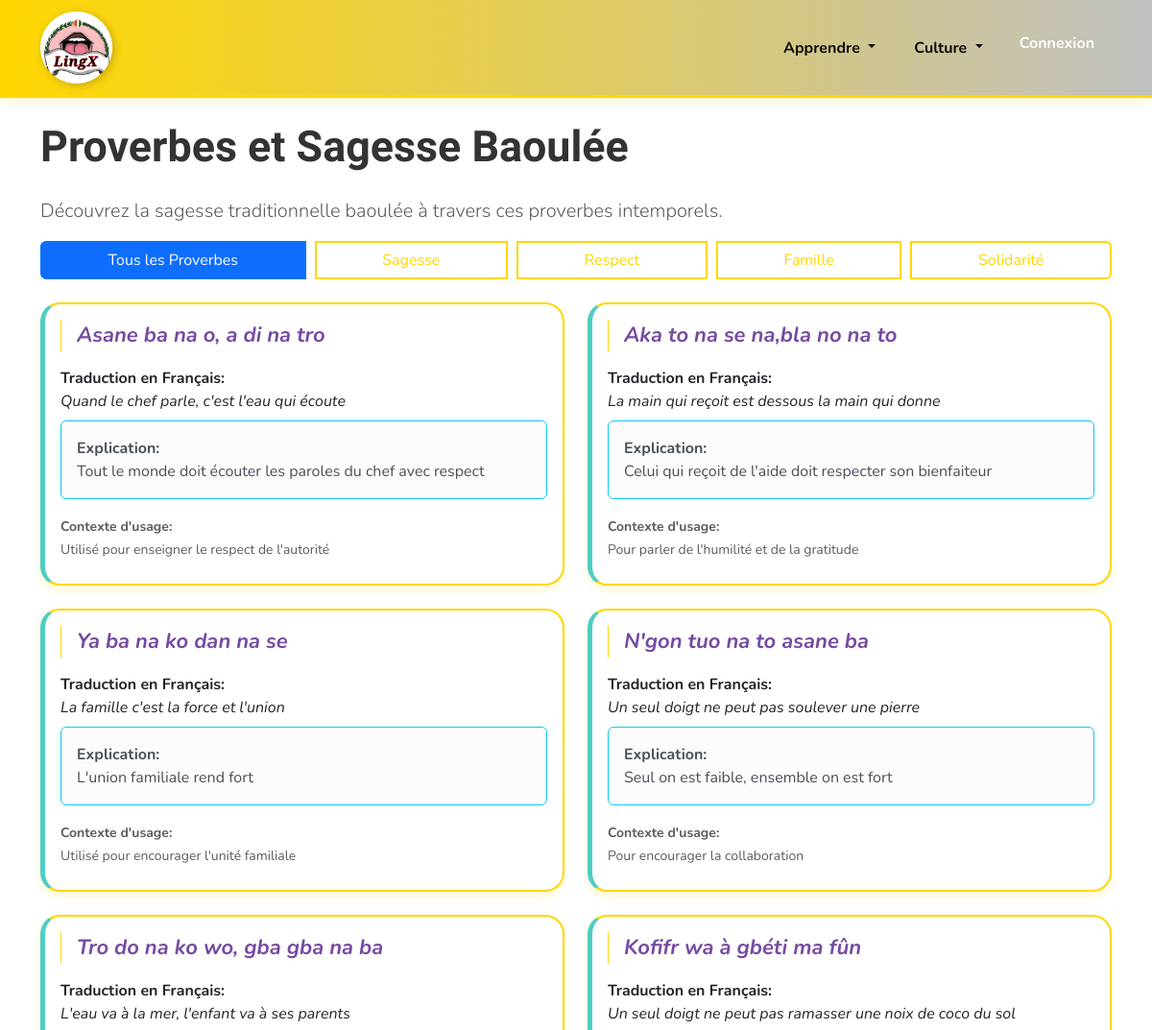
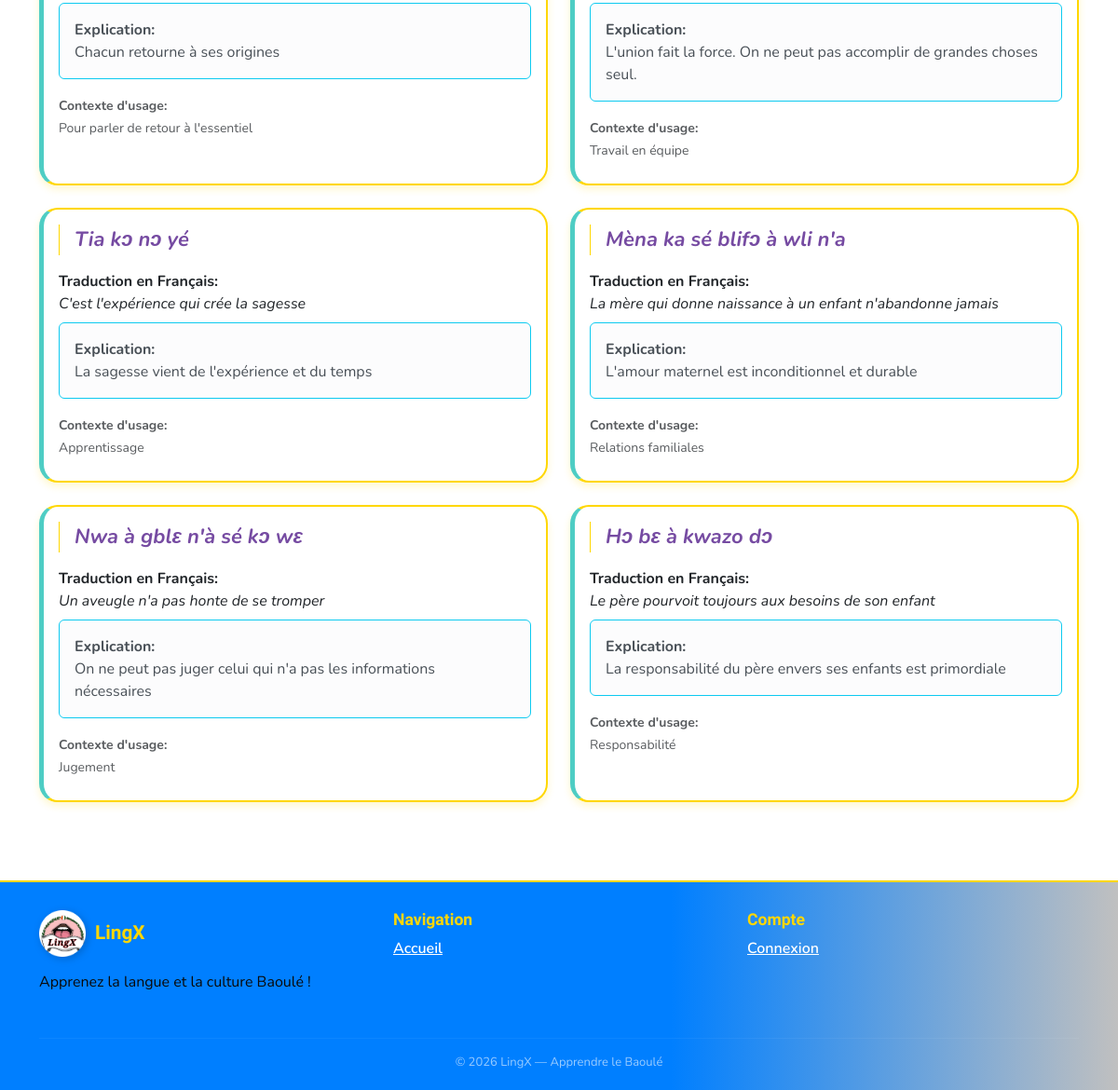
/proverbs/, run on the app's committed database (2 pictures, top to bottom).
### lingx/models.py (models this page shows, shortened)
class Proverb(models.Model):
    proverb_baule = models.TextField()
    proverb_french = models.TextField()
    meaning = models.TextField(help_text="Explication du proverbe")
    usage_context = models.CharField(max_length=200, blank=True)
    category = models.CharField(max_length=100, blank=True, help_text="Ex: Sagesse, Famille, Travail")
    audio_file = models.FileField(upload_to='audio/proverbs/', blank=True, null=True)
    order = models.IntegerField(default=0)
    created_at = models.DateTimeField(auto_now_add=True)
    class Meta:
        ordering = ['order']

### lingx/views.py (the view)
# urls.py: path('proverbs/', views.proverbs_view, name='proverbs'),
def proverbs_view(request):
    category = request.GET.get('category', '')
    if category:
        proverbs = Proverb.objects.filter(category=category)
        categories = Proverb.objects.values_list('category', flat=True).distinct()
    else:
        proverbs = Proverb.objects.all()
        categories = Proverb.objects.values_list('category', flat=True).distinct()
    context = {
        'proverbs': proverbs,
        'categories': categories,
        'selected_category': category,
    }
    return render(request, 'proverbs.html', context)

### lingx/context_processors.py (called while the page is built, shortened)
def sous_groupes_images(request):
    repo_static = Path(__file__).resolve().parents[2] / 'static'
    images_dir = repo_static / 'images' / 'SOUS GROUPES'
    if not images_dir.exists() or not images_dir.is_dir():
        return {'sous_groupes_images': []}

### templates/proverbs.html (shortened to what this page needs)
{% extends 'base.html' %} {% load static %} {% block content %}
<div class="container mt-4">
  <h1>Proverbes et Sagesse Baoulée</h1>
  <p class="lead text-muted">
    Découvrez la sagesse traditionnelle baoulée à travers ces proverbes
    intemporels.
  </p>
  {% if categories %}
  <div class="mb-4">
    <div class="btn-group flex-wrap" role="group">
      <a
        href="{% url 'proverbs' %}"
        class="btn btn-outline-primary {% if not selected_category %}active{% endif %}"
      >
        Tous les Proverbes
      </a>
      {% for category in categories %}
      <a
        href="?category={{ category }}"
        class="btn btn-outline-primary {% if selected_category == category %}active{% endif %}"
      >
        {{ category }}
      </a>
      {% endfor %}
    </div>
  </div>
  {% endif %}
  <div class="row">
    {% for proverb in proverbs %}
    <div class="col-md-6 mb-4">
      <div
        class="card proverb-card h-100 position-relative"
        style="min-height: 240px"
      >
        <div class="card-body baoule-content">
          <blockquote class="blockquote mb-3 border-start ps-3 border-warning">
            <p class="mb-0">
              <strong class="proverb-baule">{{ proverb.proverb_baule }}</strong>
            </p>
          </blockquote>
          <p class="card-text mb-2">
            <strong>Traduction en Français:</strong><br />
            <em>{{ proverb.proverb_french }}</em>
          </p>
          <div class="alert alert-light border-start border-info">
            <strong>Explication:</strong><br />
            {{ proverb.meaning }}
          </div>
          {% if proverb.usage_context %}
          <p class="card-text mb-2">
            <small class="text-muted">
              <strong>Contexte d'usage:</strong><br />
              {{ proverb.usage_context }}
            </small>
          </p>
          {% endif %}
        </div>
      </div>
    </div>
    {% empty %}
    <div class="col-12">
      <div class="alert alert-warning">
        Aucun proverbe trouvé pour cette catégorie.
      </div>
    </div>
    {% endfor %}
  </div>
</div>
{% endblock %}

### templates/base.html (shortened to what this page needs)
{% load static %}
<!doctype html>
<html lang="fr">
  <head>
    <link
      href="https://cdn.jsdelivr.net/npm/bootstrap@5.3.0/dist/css/bootstrap.min.css"
      rel="stylesheet"
    />
    <link rel="stylesheet" href="{% static 'css/esatic-theme.css' %}" />
    <link rel="stylesheet" href="{% static 'css/duolingo-baoule.css' %}" />
  </head>
  <body>
    <nav class="navbar navbar-expand-lg sticky-top">
      <div class="container">
        <a
          class="navbar-brand"
          href="{% url 'home' %}"
          style="display: flex; align-items: center; padding: 0"
        >
          <img
            src="{% static 'images/lingx_circular.png' %}"
            alt="LingX Logo"
            style="
              width: 75px;
              height: 75px;
              object-fit: contain;
              filter: drop-shadow(2px 2px 4px rgba(0, 0, 0, 0.2));
            "
          />
        </a>
        <div class="collapse navbar-collapse" id="navbarNav">
          <ul class="navbar-nav ms-auto">
            <li class="nav-item dropdown">
              <a
                class="nav-link dropdown-toggle"
                href="#"
                role="button"
                data-bs-toggle="dropdown"
              >
                Apprendre
              </a>
            </li>
            <li class="nav-item dropdown">
              <a
                class="nav-link dropdown-toggle"
                href="#"
                role="button"
                data-bs-toggle="dropdown"
              >
                Culture
              </a>
            </li>
            {% if user.is_authenticated %}
            <li class="nav-item">
              <a class="nav-link" href="{% url 'dashboard' %}">
                Tableau de bord</a
              >
            </li>
            <li class="nav-item dropdown">
              <a
                class="nav-link dropdown-toggle"
                href="#"
                role="button"
                data-bs-toggle="dropdown"
              >
                Communauté
              </a>
              <ul class="dropdown-menu">
                <li>
                  <a class="dropdown-item" href="{% url 'leaderboard' %}">
                    Classement</a
                  >
                </li>
                <li>
                  <a class="dropdown-item" href="{% url 'community' %}">
                    Communauté</a
                  >
                </li>
              </ul>
            </li>
            <li class="nav-item dropdown">
              <a
                class="nav-link dropdown-toggle"
                href="#"
                role="button"
                data-bs-toggle="dropdown"
              >
                {{ user.username }}
              </a>
              <ul class="dropdown-menu dropdown-menu-end">
                <li>
                  <a class="dropdown-item" href="{% url 'profile' %}">Profil</a>
                </li>
                <li>
                  <a class="dropdown-item" href="{% url 'stats' %}"> Stats</a>
                </li>
                <li><hr class="dropdown-divider" /></li>
                <li><hr class="dropdown-divider" /></li>
                <li>
                  <a class="dropdown-item" href="{% url 'about' %}">À propos</a>
                </li>
                <li>
                  <a class="dropdown-item" href="{% url 'contact' %}">Contact</a>
                </li>
                <li>
                  <a class="dropdown-item" href="{% url 'guide' %}">Guide</a>
                </li>
                <li>
                  <a
                    class="dropdown-item text-danger"
                    href="{% url 'logout' %}"
                  >
                    Déconnexion</a
                  >
                </li>
              </ul>
            </li>
            {% else %}
            <li class="nav-item">
              <a
                class="nav-link"
                href="{% url 'login' %}"
                style="
                  background: var(--bleu-principal);
                  border-radius: 20px;
                  color: #fff !important;
                  padding: 7px 18px !important;
                "
              >
                Connexion
              </a>
            </li>
            {% endif %}
          </ul>
        </div>
      </div>
    </nav>
    <main>{% block content %}{% endblock %}</main>
    <footer style="margin-top: 60px; padding: 30px 0 20px">
      <div class="container">
        <div class="row">
          <div class="col-md-4 mb-3">
            <div style="display: flex; align-items: center; gap: 10px; margin-bottom: 15px;">
              <img
                src="{% static 'images/lingx_circular.png' %}"
                alt="LingX Logo"
                style="
                  width: 50px;
                  height: 50px;
                  object-fit: contain;
                  filter: drop-shadow(2px 2px 4px rgba(0, 0, 0, 0.2));
                "
              />
              <h5
                style="
                  color: var(--or);
                  font-family: &quot;Baloo 2&quot;, cursive;
                  font-weight: 800;
                  margin: 0;
                "
              >
                LingX
              </h5>
            </div>
            <p>Apprenez la langue et la culture Baoulé !</p>
          </div>
          <div class="col-md-4 mb-3">
            <h6 style="color: var(--or)">Navigation</h6>
            <ul class="list-unstyled">
              <li>
                <a href="{% url 'home' %}" style="color: #fff"> Accueil</a>
              </li>
            </ul>
          </div>
          <div class="col-md-4 mb-3">
            <h6 style="color: var(--or)">Compte</h6>
            <ul class="list-unstyled">
              {% if user.is_authenticated %}
              <li>
                <a href="{% url 'profile' %}" style="color: #fff">Mon profil</a>
              </li>
              {% else %}
              <li>
                <a href="{% url 'login' %}" style="color: #fff"> Connexion</a>
              </li>
              {% endif %}
            </ul>
          </div>
        </div>
        <hr style="border-color: rgba(255, 255, 255, 0.2)" />
        <p
          class="text-center mb-0"
          style="color: rgba(255, 255, 255, 0.6); font-size: 13px"
        >
          © 2026 LingX — Apprendre le Baoulé
        </p>
      </div>
    </footer>
  </body>
</html>

### static/css/esatic-theme.css (style rules this page uses)
:root { --primary-color: #ffd700; --secondary-color: #c0c0c0; --success-color: #66BB6A; --warning-color: #ffd700; --danger-color: #EF5350; --dark-color: #000000; --light-color: #ffffff; --gradient: linear-gradient(135deg, #ffd700 0%, #c0c0c0 100%); }
body { font-family: 'Inter', -apple-system, BlinkMacSystemFont, 'Segoe UI', sans-serif; background: #ffffff; min-height: 100vh; color: #000000; }
.navbar { background: var(--gradient) !important; backdrop-filter: blur(10px); box-shadow: 0 4px 8px rgba(255, 215, 0, 0.2); }
.navbar-brand { font-weight: 700; font-size: 1.5rem; font-family: 'Playfair Display', serif; color: #000000 !important; }
.nav-link { color: #000000 !important; font-weight: 600; }
.btn-outline-primary { border: 2px solid #ffd700; color: #ffd700; background: transparent; }
.card { border: 2px solid #ffd700; border-radius: 20px; box-shadow: 0 4px 8px rgba(255, 215, 0, 0.2); transition: all 0.3s ease; overflow: hidden; background: white; }
.border-warning { border-color: #ffd700 !important; }

### static/css/duolingo-baoule.css (style rules this page uses)
:root { --or: #FFD700; --or-clair: #FFED4E; --or-sombre: #CCB000; --argent: #C0C0C0; --argent-clair: #E8E8E8; --argent-sombre: #A9A9A9; --bleu: #007FFF; --bleu-nuit: #003F7F; --bleu-clair: #4DA6FF; --orange-red: #FF4500; --blanc: #FFFFFF; --noir-doux: #0A0A0A; --gris-fond: #F4F6F8; --texte: #333333; --gradient-navbar: linear-gradient(90deg, #FFD700 0%, #C0C0C0 100%); --gold: #FFD700; --gold-dark: #CCB000; --brun: #003F7F; --vert: #4CAF50; --noir: #007FFF; --creme: #FFF8E7; --rouge: #FF4500; --bleu-old: #007FFF; --orange: #FF4500; --vert-clair: #E8F5E9; --rouge-clair: #FFEBEE; --bleu-clair-old: #E3F2FD; --gris: #F4F6F8; }
body { font-family: 'Nunito', sans-serif; color: var(--texte); }
h1, h2, h3, h4, h5, h6, .section-title { font-family: 'Baloo 2', cursive; font-weight: 700; }

### templates/base.html (style rules this page uses)
:root { --or: #ffd700; --or-clair: #ffed4e; --or-sombre: #ccb000; --argent: #c0c0c0; --argent-clair: #e8e8e8; --bleu: #007fff; --bleu-nuit: #003f7f; --bleu-clair: #4da6ff; --orange-red: #ff4500; }
.navbar { background: linear-gradient(90deg, #ffd700 0%, #c0c0c0 100%) !important; border-bottom: 3px solid #ffd700; padding: 12px 0 !important; min-height: auto; }
.navbar .nav-link { color: #0a0a0a !important; font-weight: 700 !important; font-size: 16px !important; padding: 12px 20px !important; transition: all 0.2s; }
footer { background: linear-gradient( 90deg, #007fff 0%, #007fff 60%, #c0c0c0 100% ); color: #0a0a0a; border-top: 2px solid #ffd700; }
footer a { color: #0a0a0a; font-weight: 600; transition: all 0.2s; }
footer h5, footer h6 { color: #0a0a0a; font-weight: 800; }
h1 { font-size: 2.8rem !important; font-weight: 900 !important; margin-bottom: 25px !important; }
h5 { font-size: 1.3rem !important; font-weight: 600 !important; }
h6 { font-size: 1.1rem !important; font-weight: 600 !important; }

### templates/proverbs.html (style rules this page uses)
.proverb-card { border-left: 5px solid #4ecdc4; transition: transform 0.3s, box-shadow 0.3s; }
.proverb-baule { color: #764ba2; font-style: italic; font-size: 1.1em; }
.btn-group { display: flex; flex-wrap: wrap; gap: 10px; }

### data on the page
Proverb: proverb_baule "Asane ba na o, a di na tro", proverb_french "Quand le chef parle, c'est l'eau qui écoute", meaning "Tout le monde doit écouter les paroles du chef avec respect", usage_context "Utilisé pour enseigner le respect de l'autorité"
Proverb: proverb_baule "Aka to na se na,bla no na to", proverb_french "La main qui reçoit est dessous la main qui donne", meaning "Celui qui reçoit de l'aide doit respecter son bienfaiteur", usage_context "Pour parler de l'humilité et de la gratitude"
Proverb: proverb_baule "Ya ba na ko dan na se", proverb_french "La famille c'est la force et l'union", meaning "L'union familiale rend fort", usage_context "Utilisé pour encourager l'unité familiale"
Proverb: proverb_baule "N'gon tuo na to asane ba", proverb_french "Un seul doigt ne peut pas soulever une pierre", meaning "Seul on est faible, ensemble on est fort", usage_context "Pour encourager la collaboration"
Proverb: proverb_baule "Tro do na ko wo, gba gba na ba", proverb_french "L'eau va à la mer, l'enfant va à ses parents", meaning "Chacun retourne à ses origines", usage_context "Pour parler de retour à l'essentiel"
Proverb: proverb_baule "Kofifr wa à gbéti ma fûn", proverb_french "Un seul doigt ne peut pas ramasser une noix de coco du sol", meaning "L'union fait la force. On ne peut pas accomplir de grandes choses seul.", usage_context "Travail en équipe"
Proverb: proverb_baule "Tia kɔ nɔ yé", proverb_french "C'est l'expérience qui crée la sagesse", meaning "La sagesse vient de l'expérience et du temps", usage_context "Apprentissage"
Proverb: proverb_baule "Mèna ka sé blifɔ à wli n'a", proverb_french "La mère qui donne naissance à un enfant n'abandonne jamais", meaning "L'amour maternel est inconditionnel et durable", usage_context "Relations familiales"
Proverb: proverb_baule "Nwa à gblɛ n'à sé kɔ wɛ", proverb_french "Un aveugle n'a pas honte de se tromper", meaning "On ne peut pas juger celui qui n'a pas les informations nécessaires", usage_context "Jugement"
Proverb: proverb_baule "Hɔ bɛ à kwazo dɔ", proverb_french "Le père pourvoit toujours aux besoins de son enfant", meaning "La responsabilité du père envers ses enfants est primordiale", usage_context "Responsabilité"

### other printed values
{{ category }} "Sagesse" "Respect" "Famille" "Solidarité"
